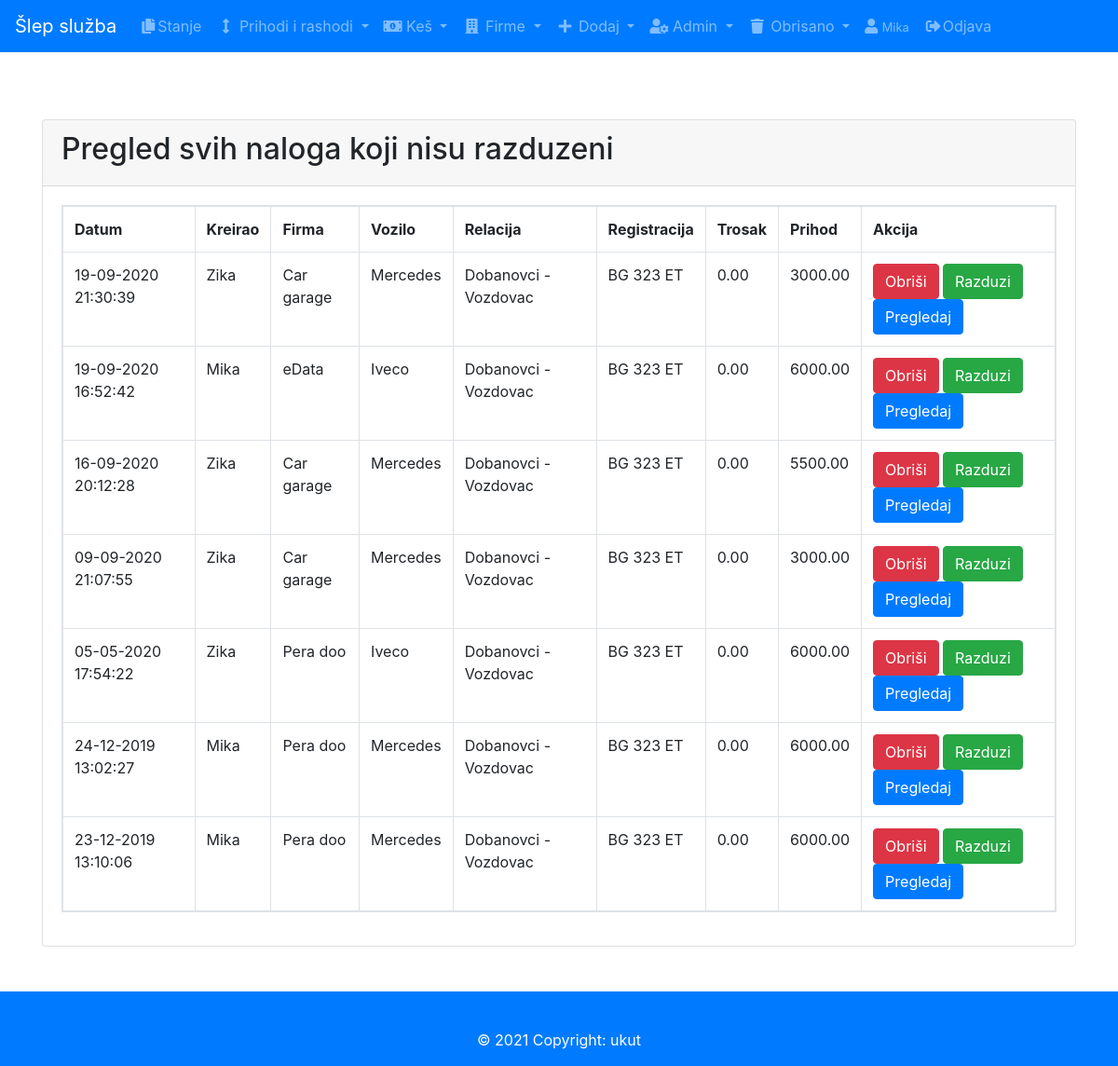
The page /fview.php (signed in) on the database its author committed.
### tables this page shows
CREATE TABLE `fnalog` (
  `idnalog` int(11) NOT NULL,
  `relacija` varchar(45) DEFAULT NULL,
  `registracija` varchar(45) DEFAULT NULL,
  `vozilo` varchar(45) DEFAULT NULL,
  `trosak` decimal(10,2) DEFAULT NULL,
  `opisTroska` varchar(45) DEFAULT NULL,
  `km` int(10) DEFAULT NULL,
  `slepVozilo` int(3) DEFAULT NULL,
  `prihod` decimal(10,2) DEFAULT NULL,
  `datum` datetime DEFAULT NULL,
  `idf` int(11) DEFAULT NULL,
  `kreirao` int(2) NOT NULL,
  `status` int(1) NOT NULL DEFAULT 0,
  `del` int(1) NOT NULL DEFAULT 0
);

CREATE TABLE `users` (
  `id` int(10) UNSIGNED NOT NULL,
  `name` varchar(50) NOT NULL,
  `email` varchar(50) NOT NULL,
  `password` varchar(45) NOT NULL,
  `token` varchar(11) DEFAULT NULL,
  `expire` datetime DEFAULT NULL,
  `role` int(1) DEFAULT NULL
);

CREATE TABLE `f_ime` (
  `idf_ime` int(11) NOT NULL,
  `fime` varchar(45) DEFAULT NULL,
  `status` int(1) DEFAULT NULL
);

CREATE TABLE `vozila` (
  `idvozila` int(11) NOT NULL,
  `ime` varchar(45) DEFAULT NULL,
  `status` int(1) DEFAULT NULL
);

### classes/Db.class.php (called while the page is built)
<?php
class Db
{
	protected function connect(){
		$dsn = "mysql:host=127.0.0.1;charset=utf8;dbname=aerodrom_as";
			try{
				$conn = new PDO($dsn, "root", "");
				return $conn;
			}catch(PDOException $e){
				die("Error: " . $e->getMessage());
			}
	}
}

### classes/Superclass.class.php (called while the page is built, shortened)
<?php
class Superclass extends Db{
		public function selectNalogFirme(){
		$sql = "SELECT fnalog.idnalog,fnalog.relacija,fnalog.registracija,fnalog.trosak,fnalog.datum as datum,fnalog.prihod,vozila.ime as ime,fnalog.kreirao,users.name as kreirao,f_ime.fime as imeFirme FROM fnalog inner join vozila on fnalog.slepVozilo = vozila.idVozila inner join users on users.id = fnalog.kreirao INNER JOIN f_ime on f_ime.idf_ime=fnalog.idf WHERE fnalog.status = 0 && fnalog.del = 0 ORDER BY fnalog.datum DESC";
		$result = $this->connect()->query($sql);
		if($result->rowCount()>0){
			while ($row = $result->fetch()) {
				$data[] = $row;
			}
			return $data;
		}
	}
}
?>

### fview.php (the view, shortened to what this page needs)
<?php
{require 'header.php';}
?>
<div class="container">
  <div class="card mt-5">
    <div class="card-header">
      <h2>Pregled svih naloga koji nisu razduzeni</h2>
    </div>
    <div class="card-body">
      <table class="table table-bordered table-responsive">
        <tr>
          <th>Datum</th>
          <th>Kreirao</th>
          <th>Firma</th>
          <th>Vozilo</th>
          <th>Relacija</th>
          <th>Registracija</th>
          <th>Trosak</th>
          <th>Prihod</th>
          <th>Akcija</th>
        </tr>
        <?php
      $invoices = new Superclass();
      $rows = $invoices->selectNalogFirme();
      foreach($rows as $row){ ?>
        <tr>
          <td><?php $date = date_create($row['datum']); echo date_format($date,"d-m-Y H:i:s");?></td>
          <td><?= $row['kreirao'];?></td>
          <td><?= $row['imeFirme'];?> </td>
          <td><?= $row['ime'];?></td>
          <td><?= $row['relacija'];?></td>
          <td><?= $row['registracija'];?> </td>
          <td><?= $row['trosak'];?> </td>
          <td><?= $row['prihod'];?> </td>
          <td><a href="delFnalogPriprema.php?id=<?= $row['idnalog'];?>" class="btn btn-danger" onClick="return confirm('Da li ste sigurni da želite da obrišete unos?')">Obriši</a>
          <a href="razduziFirmu.php?id=<?= $row['idnalog'];?>" class="btn btn-success" onClick="return confirm('Da li ste sigurni da želite da razduzite firmu?')">Razduzi</a><a href="previewf.php?id=<?= $row['idnalog'];?>" class="btn btn-primary">Pregledaj</a>
          </td>
        </tr>
    <?php }
    ?>
      </table>
    </div>
  </div>
</div>
<?php require 'footer.php'; ?>

### rows shown on the page
fnalog: datum "19-09-2020 21:30:39", users.name "Zika", f_ime.fime "Car garage", vozila.ime "Mercedes", relacija "Dobanovci - Vozdovac", registracija "BG 323 ET", trosak "0.00", prihod "3000.00"
fnalog: datum "19-09-2020 16:52:42", users.name "Mika", f_ime.fime "eData", vozila.ime "Iveco", relacija "Dobanovci - Vozdovac", registracija "BG 323 ET", trosak "0.00", prihod "6000.00"
fnalog: datum "16-09-2020 20:12:28", users.name "Zika", f_ime.fime "Car garage", vozila.ime "Mercedes", relacija "Dobanovci - Vozdovac", registracija "BG 323 ET", trosak "0.00", prihod "5500.00"
fnalog: datum "09-09-2020 21:07:55", users.name "Zika", f_ime.fime "Car garage", vozila.ime "Mercedes", relacija "Dobanovci - Vozdovac", registracija "BG 323 ET", trosak "0.00", prihod "3000.00"
fnalog: datum "05-05-2020 17:54:22", users.name "Zika", f_ime.fime "Pera doo", vozila.ime "Iveco", relacija "Dobanovci - Vozdovac", registracija "BG 323 ET", trosak "0.00", prihod "6000.00"
fnalog: datum "24-12-2019 13:02:27", users.name "Mika", f_ime.fime "Pera doo", vozila.ime "Mercedes", relacija "Dobanovci - Vozdovac", registracija "BG 323 ET", trosak "0.00", prihod "6000.00"
fnalog: datum "23-12-2019 13:10:06", users.name "Mika", f_ime.fime "Pera doo", vozila.ime "Mercedes", relacija "Dobanovci - Vozdovac", registracija "BG 323 ET", trosak "0.00", prihod "6000.00"

### other values the page prints
$_SESSION['name'] "Mika"
